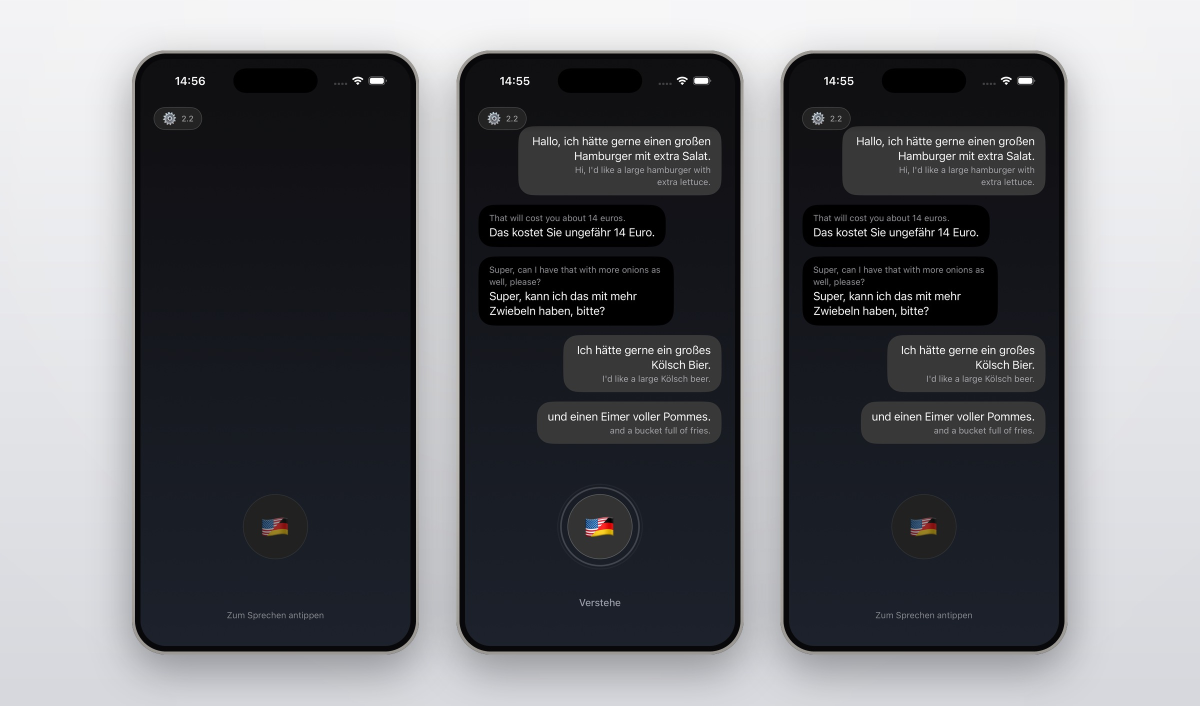
#> input picture design/case-study/a-states.jpg, 2400 x 1411 px, given in place of ., which was not available (shown at 1/2 size)
$ python -i make_case_study_images.py   (imports and definitions only)
#> lines starting #> are read from the running program, lines starting #| are printed output that depends on the picture; after the words box and inside, x2 and y2 are one past the last pixel; in counts of white or black regions, pixels touching at a corner belong together; pictures that were not available may be replaced by others from this repository, and a replacement may not be noted
"""v2 case-study imagery.

Lesson from auditing the hand-built pages: every media block there is
~1.7:1 and the SUBJECT FILLS IT. An upright phone never fills a landscape
frame, so there are only two honest options — crop into the UI until it
bleeds off all four edges, or line up enough devices to span the width.
Both are used here, alternating dark UI crops with light device rows so
the page stops being uniformly black.
"""
from PIL import Image, ImageDraw, ImageFilter
import math

RATIO = 1.7  # matches the template's media blocks


def rounded_mask(size, radius, ss=4):
    w, h = size
    m = Image.new("L", (w * ss, h * ss), 0)
    ImageDraw.Draw(m).rounded_rectangle([0, 0, w * ss - 1, h * ss - 1],
                                        radius=radius * ss, fill=255)
    return m.resize(size, Image.LANCZOS)


def frame_phone(shot, screen_w, dark_device=True):
    ratio = shot.height / shot.width
    screen_h = int(round(screen_w * ratio))
    screen = shot.convert("RGB").resize((screen_w, screen_h), Image.LANCZOS)
    scr_r = int(screen_w * 0.095)
    bezel = max(3, int(screen_w * 0.022))
    rim = max(2, int(screen_w * 0.012))
    bw, bh = screen_w + 2 * (bezel + rim), screen_h + 2 * (bezel + rim)
    phone = Image.new("RGBA", (bw, bh), (0, 0, 0, 0))

    rim_img = Image.new("RGB", (bw, bh))
    rd = ImageDraw.Draw(rim_img)
    for y in range(bh):
        t = y / max(1, bh - 1)
        shade = 0.5 + 0.5 * math.sin(math.pi * t)
        v = 120 + int(72 * shade)
        rd.line([(0, y), (bw, y)], fill=(v, v - 4, v - 9))
    phone.paste(rim_img, (0, 0), rounded_mask((bw, bh), scr_r + bezel + rim))
    phone.paste(Image.new("RGB", (screen_w + 2 * bezel, screen_h + 2 * bezel), (8, 8, 10)),
                (rim, rim), rounded_mask((screen_w + 2 * bezel, screen_h + 2 * bezel), scr_r + bezel))
    phone.paste(screen, (rim + bezel, rim + bezel), rounded_mask((screen_w, screen_h), scr_r))
    return phone


def light_canvas(w, h):
    """Soft neutral studio backdrop — the reference pages shoot on light walls."""
#> called with w = 2400, h = 1411
    bg = Image.new("RGB", (w, h))
#> bg: PIL image 2400x1411 RGB; every value is 0
    d = ImageDraw.Draw(bg)
    top, bot = (243, 243, 245), (214, 216, 221)
    for y in range(h):
        t = y / max(1, h - 1)
        d.line([(0, y), (w, y)], fill=tuple(int(top[i] + (bot[i] - top[i]) * t) for i in range(3)))
    glow = Image.new("L", (w, h), 0)
#> glow: PIL image 2400x1411 L; every value is 0
    ImageDraw.Draw(glow).ellipse([w * 0.12, -h * 0.35, w * 0.88, h * 0.75], fill=90)
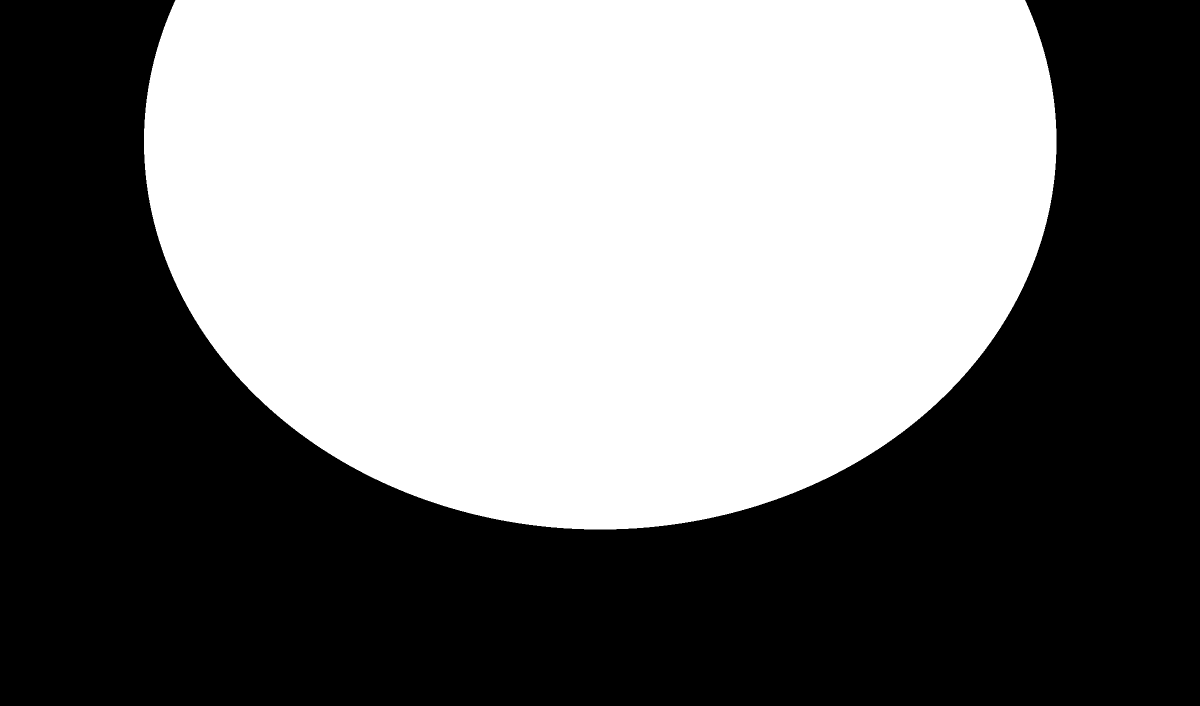
#> glow: PIL image 2400x1411 L (shown at 1/2 size); values 0 (black) and 90 (white), 47.7% white; 1 white region, box (x1, y1, x2, y2) and area: (288, 0, 2113, 1059) 1616957
    bg.paste(Image.new("RGB", (w, h), (255, 255, 255)), (0, 0),
             glow.filter(ImageFilter.GaussianBlur(w // 7)))
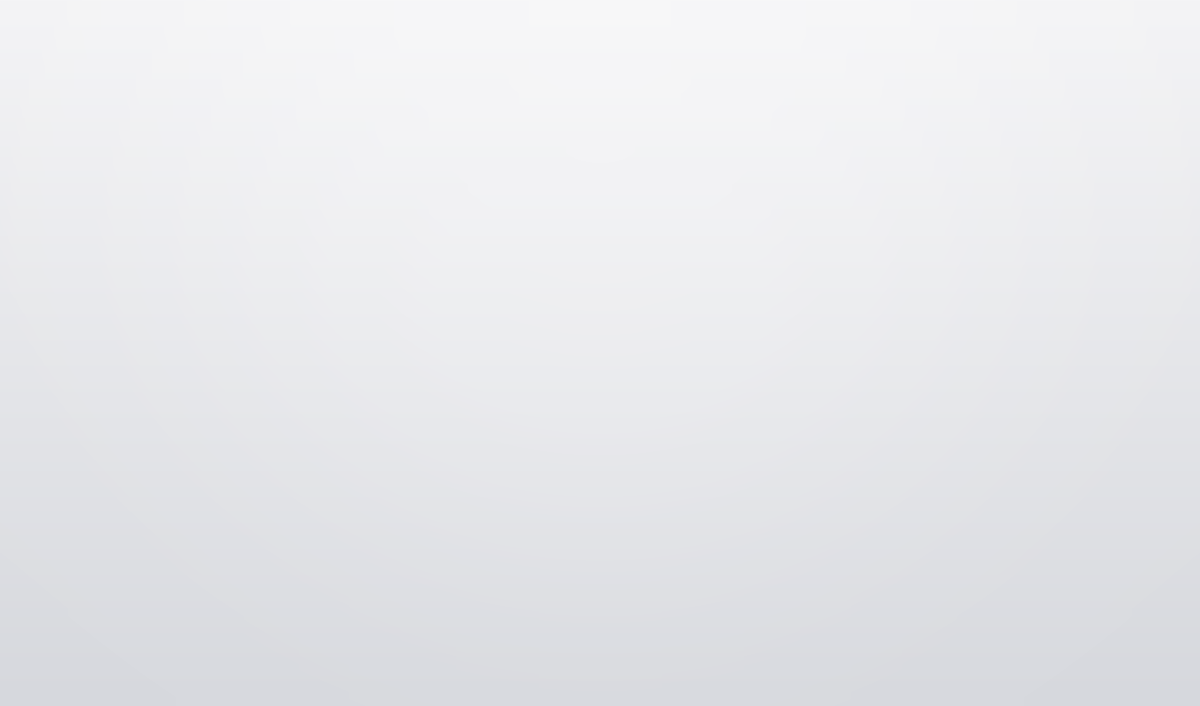
#> bg: PIL image 2400x1411 RGB (shown at 1/2 size); mean R, G, B 231.8, 232.6, 235.6
    return bg


def shadow(phone, blur=40, dy=30, opacity=95):
    pad = blur * 3
    sh = Image.new("RGBA", (phone.width + pad * 2, phone.height + pad * 2), (0, 0, 0, 0))
    sh.paste(Image.new("RGBA", phone.size, (20, 22, 30, opacity)), (pad, pad + dy), phone.split()[3])
    return sh.filter(ImageFilter.GaussianBlur(blur)), pad


def device_row(paths, out, w=2400, fill=0.86, gap=1.13):
    """N phones spanning the frame on a light backdrop."""
    h = int(w / RATIO)
    bg = light_canvas(w, h)
    n = len(paths)
    phone_h = int(h * fill)
    screen_w = int(phone_h / 2.245)
    phones = [frame_phone(Image.open(p), screen_w) for p in paths]
#> in frame_phone, `ratio = shot.height / shot.width`: ratio = 0.588
#> in frame_phone, `screen_h = int(round(screen_w * ratio))`: screen_h = 317
#> in frame_phone, `bw, bh = screen_w + 2 * (bezel + rim), screen_h + 2 * (bezel + rim)`: bw = 574; bh = 351
#> in frame_phone, `phone = Image.new("RGBA", (bw, bh), (0, 0, 0, 0))`: phone: PIL image 574x351 RGBA; every value is 0
#> in frame_phone, `rim_img = Image.new("RGB", (bw, bh))`: rim_img: PIL image 574x351 RGB; every value is 0
#> the loop in frame_phone, `for y in range(bh):` made 351 passes
#> (t, shade, v) on passes 1 to 3: (0, 0.5, 156), (0.00286, 0.504, 156), (0.00571, 0.509, 156)
#> in rounded_mask, `m = Image.new("L", (w * ss, h * ss), 0)`: m: PIL image 2296x1404 L; every value is 0
#> in rounded_mask, `ImageDraw.Draw(m).rounded_rectangle([0, 0, w * ss - 1, h * ss - 1], ra..`: m: PIL image 2296x1404 L; 98% white; 4 black regions, box (x1, y1, x2, y2) and area: (0, 0, 256, 256) 15950, (2040, 0, 2296, 256) 15950, (0, 1148, 256, 1404) 15950, (2040, 1148, 2296, 1404) 15950
#> in frame_phone, `phone.paste(rim_img, (0, 0), rounded_mask((bw, bh), scr_r + bezel + ri..`:
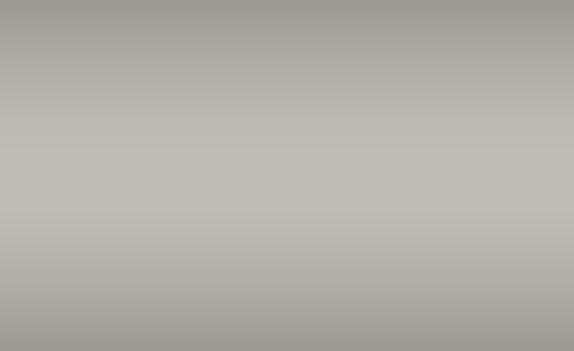
#> rim_img: PIL image 574x351 RGB; mean R, G, B 178.3, 174.3, 169.3
#> in rounded_mask (call 2), `m = Image.new("L", (w * ss, h * ss), 0)`: m: PIL image 2248x1356 L; every value is 0
#> in rounded_mask (call 2), `ImageDraw.Draw(m).rounded_rectangle([0, 0, w * ss - 1, h * ss - 1], ra..`: m: PIL image 2248x1356 L; 98.3% white; 4 black regions, box (x1, y1, x2, y2) and area: (0, 0, 233, 233) 13269, (2015, 0, 2248, 233) 13269, (0, 1123, 233, 1356) 13269, (2015, 1123, 2248, 1356) 13269
#> call 3 of rounded_mask, with size = (540, 317), radius = 51, ss = 4
#> in rounded_mask (call 3), `m = Image.new("L", (w * ss, h * ss), 0)`: m: PIL image 2160x1268 L; every value is 0
#> in rounded_mask (call 3), `ImageDraw.Draw(m).rounded_rectangle([0, 0, w * ss - 1, h * ss - 1], ra..`: m: PIL image 2160x1268 L; 98.7% white; 4 black regions, box (x1, y1, x2, y2) and area: (0, 0, 190, 190) 8996, (1970, 0, 2160, 190) 8996, (0, 1078, 190, 1268) 8996, (1970, 1078, 2160, 1268) 8996
#> in rounded_mask (call 3), `return m.resize(size, Image.LANCZOS)`:
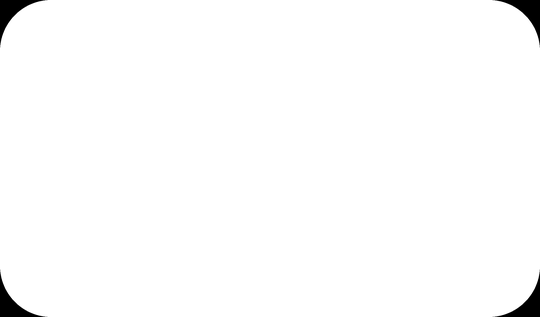
#> returned value: PIL image 540x317 L; min 0, max 255, mean 251.7
#> in frame_phone, `phone.paste(screen, (rim + bezel, rim + bezel), rounded_mask((screen_w..`:
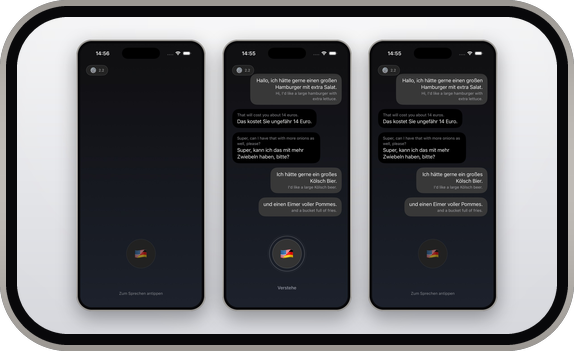
#> phone: PIL image 574x351 RGBA; mean R, G, B, A 95.8, 96.4, 99.8, 250; transparent parts drawn white
#> the loop in frame_phone (call 2), `for y in range(bh):` made 351 passes
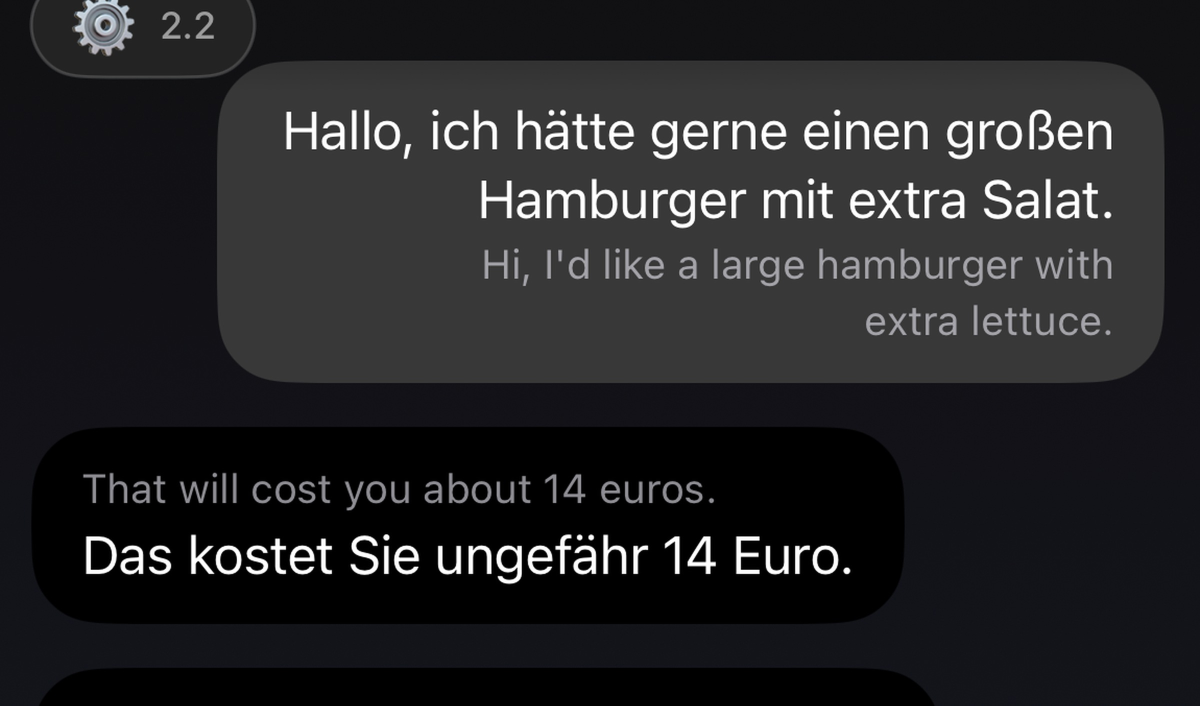
#> input picture design/case-study/b-bubbles.jpg, 2400 x 1411 px, given in place of , which was not available (shown at 1/2 size)
#> call 3 of frame_phone, with screen_w = 540, dark_device = True
#> the loop in frame_phone (call 3), `for y in range(bh):` made 351 passes
#> in frame_phone (call 3), `phone.paste(screen, (rim + bezel, rim + bezel), rounded_mask((screen_w..`:
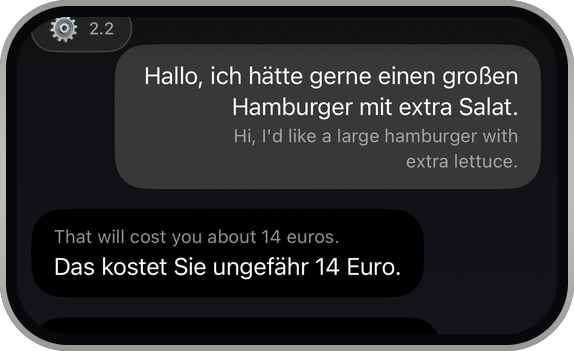
#> phone: PIL image 574x351 RGBA; mean R, G, B, A 39.2, 39, 40.5, 250; transparent parts drawn white
    step = phones[0].width * gap
    total = step * (n - 1)
    for i, ph in enumerate(phones):
        cx = w / 2 - total / 2 + i * step
        sh, pad = shadow(ph)
        bg.paste(sh, (int(cx - ph.width / 2) - pad, int(h / 2 - ph.height / 2) - pad), sh)
        bg.paste(ph, (int(cx - ph.width / 2), int(h / 2 - ph.height / 2)), ph)
    bg.save(out, quality=93)
    return out


def ui_crop(path, out, box, w=2400):
    """Crop into the interface until it bleeds off every edge."""
    h = int(w / RATIO)
    im = Image.open(path).convert("RGB").crop(box)
    # cover-fit the crop into the frame
    s = max(w / im.width, h / im.height)
    im = im.resize((int(im.width * s), int(im.height * s)), Image.LANCZOS)
    left = (im.width - w) // 2
    top = (im.height - h) // 2
    im.crop((left, top, left + w, top + h)).save(out, quality=93)
    return out

#> (the run stopped early here; a loop or call above may not have finished)
